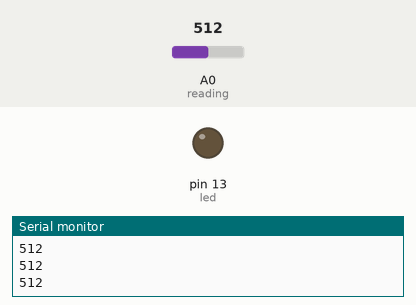
Bench run of a sketch on a simulated Arduino Uno, built with avr-gcc and run on an emulated ATmega328P. Parts: output pins drawn as LEDs (lit = HIGH), the last lines printed to the serial monitor. The test bench sets the inputs (shaded band); at power-on: A0 (reading) = 512.

Above: at 1.2 s.
1.3 s: A0 (reading) set to 747
2.8 s: A0 (reading) set to 767
At 3.5 s:
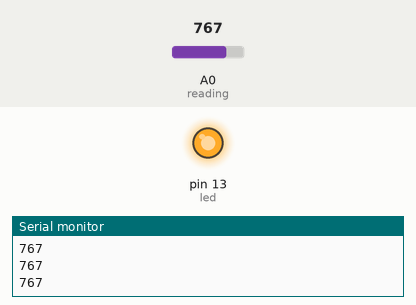
4.3 s: A0 (reading) set to 750
At 5.5 s:
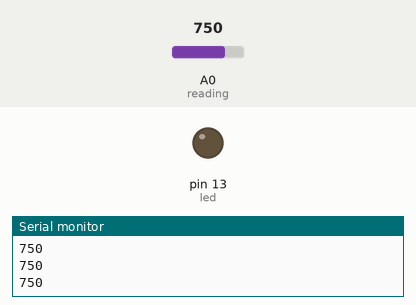
5.8 s: A0 (reading) set to 770
At 7.0 s:
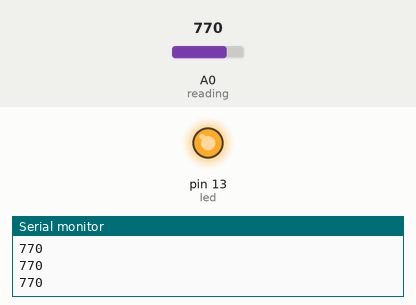
Timing chart, 0 to 8.3 s (numbered marks = the images above; inputs shaded):
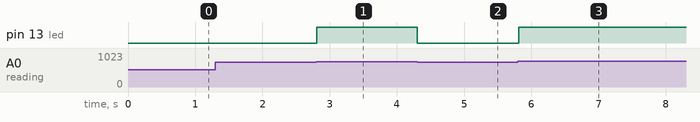

The sketch:

dark_sensor.ino
```cpp
int reading = A0;
int reading1 = 0;
int led = 13;


void setup() {
  //pinMode(reading, INPUT);
  pinMode(led, OUTPUT);
  Serial.begin(9600);
}

void loop() {
  reading1 = analogRead(reading);
  Serial.println(reading1);
  if (reading1 > 760)
    digitalWrite(led, HIGH);
  else
    digitalWrite(led, LOW);

}
```

Measured:
- the behaviour switches between 760 and 761 on A0 (reading) (found by bisection; images 0 and 1)
- after the input at 2.8 s, pin 13 (led): LOW → HIGH at once
- after the input at 4.3 s, pin 13 (led): HIGH → LOW at once
- after the input at 5.8 s, pin 13 (led): LOW → HIGH at once
